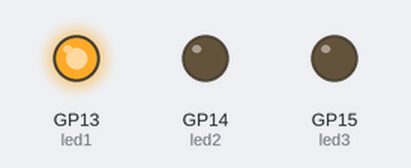
The program below on a simulated Raspberry Pi Pico running MicroPython. Parts: output pins drawn as LEDs (lit = HIGH).

Above: at 0.5 s.
At 1.5 s:
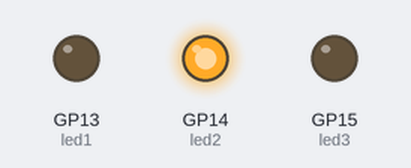
At 5.5 s:
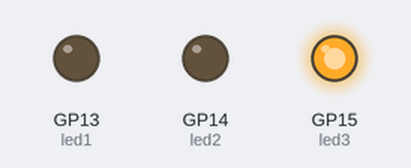
Timing chart, 0 to 6.9 s (numbered marks = the images above):
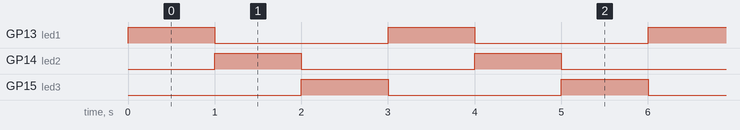

Measured:
- by itself, GP13 (led1), GP14 (led2), GP15 (led3): alternates HIGH for 1.0 s and LOW for 2.0 s
- by itself, everything shown: repeats every 3.0 s, in 3 steps

The program:

RGB_led.py
```python
from machine import Pin
import utime

led1 = Pin(13, Pin.OUT) # GPIO pin 13 of pico board #
led2 = Pin(14, Pin.OUT) # GPIO pin 14 of pico board #
led3 = Pin(15, Pin.OUT) # GPIO pin 15 of pico board #

while True:

    led1.value(1) #To turn ON led #
    utime.sleep(1)
    led1.value(0) #To turn OFF led #
    led2.value(1)
    utime.sleep(1)
    led2.value(0)
    led3.value(1)
    utime.sleep(1)
    led3.value(0)
```
